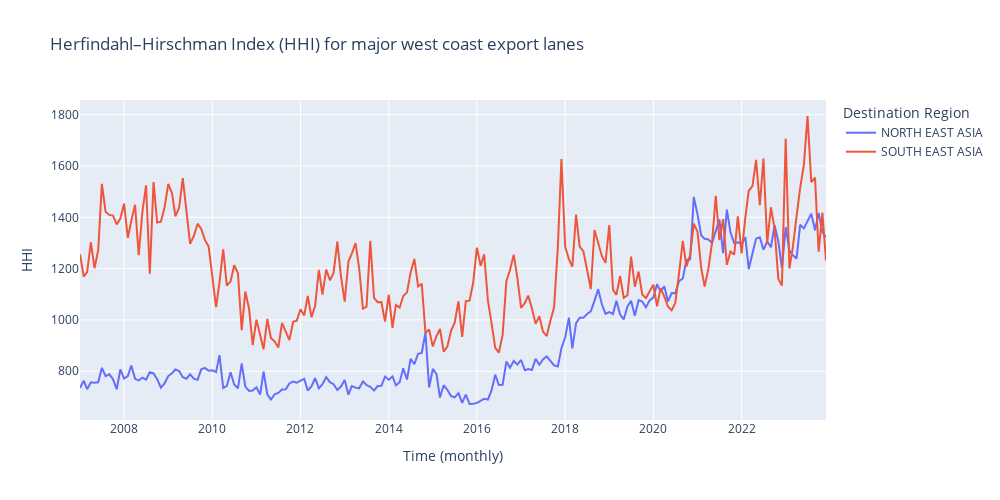

The notebook cell saved with this chart:
### Code cell
px.line(
    hhi_westlanes_df
    .filter(pl.col('dest_region').is_in(['NORTH EAST ASIA', 'SOUTH EAST ASIA'])), 
    x='month', y='hhi', color='dest_region',
    width=1000, height=500,
    title='Herfindahl–Hirschman Index (HHI) for major west coast export lanes',
    labels={
        'dest_region':'Destination Region',
        'hhi':'HHI',
        'month':'Time (monthly)'
    }
)

### Figure 1 — Plotly figure (JSON) as saved in the notebook; plotly's stock layout.template omitted (floating-point values rounded to 4 significant figures; data arrays with more than 128 entries replaced by an {"elided": "..."} marker saying what was removed)
{"data": [{"hovertemplate": "Destination Region=NORTH EAST ASIA<br>Time (monthly)=%{x}<br>HHI=%{y}<extra></extra>", "legendgroup": "NORTH EAST ASIA", "line": {"color": "#636efa", "dash": "solid"}, "marker": {"symbol": "circle"}, "mode": "lines", "name": "NORTH EAST ASIA", "orientation": "v", "showlegend": true, "type": "scatter", "x": {"elided": "204 str values"}, "xaxis": "x", "y": {"elided": "204 float values"}, "yaxis": "y"}, {"hovertemplate": "Destination Region=SOUTH EAST ASIA<br>Time (monthly)=%{x}<br>HHI=%{y}<extra></extra>", "legendgroup": "SOUTH EAST ASIA", "line": {"color": "#EF553B", "dash": "solid"}, "marker": {"symbol": "circle"}, "mode": "lines", "name": "SOUTH EAST ASIA", "orientation": "v", "showlegend": true, "type": "scatter", "x": {"elided": "204 str values"}, "xaxis": "x", "y": {"elided": "204 float values"}, "yaxis": "y"}], "layout": {"height": 500, "legend": {"title": {"text": "Destination Region"}, "tracegroupgap": 0}, "title": {"text": "Herfindahl–Hirschman Index (HHI) for major west coast export lanes"}, "width": 1000, "xaxis": {"anchor": "y", "domain": [0, 1], "title": {"text": "Time (monthly)"}}, "yaxis": {"anchor": "x", "domain": [0, 1], "title": {"text": "HHI"}}}}
